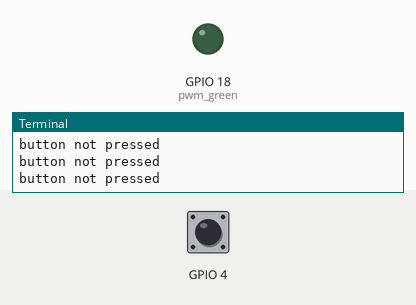
This program was run on a simulated Raspberry Pi (BCM pin numbers). Shown: output pins drawn as LEDs (lit = HIGH), the last lines printed to the terminal. Inputs (shaded band) come from the test bench; at power-on: GPIO 4 HIGH.

Above: at 1.2 s.
1.3 s: GPIO 4 pulled LOW for 0.35 s
At 2.85 s:
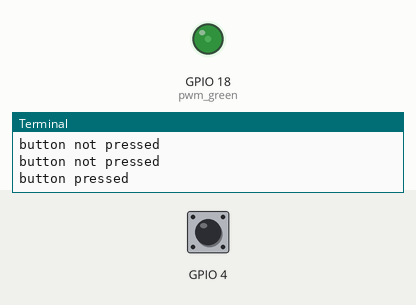
At 4.05 s:
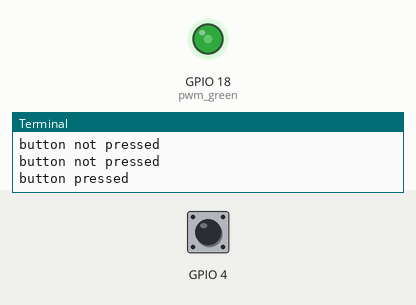
7.3 s: GPIO 4 pulled LOW for 1 s
At 15.0 s:
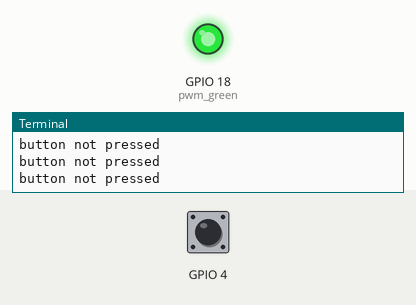
Timing chart, 0 to 16.5 s (numbered marks = the images above; inputs shaded):
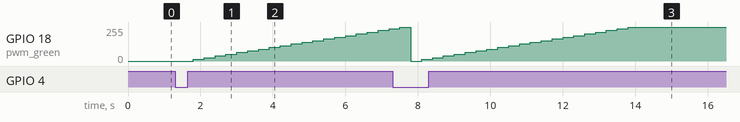

The program:

button_pwm_led.py
```python
#button_pwm_led.py

import RPi.GPIO as GPIO
from time import sleep

def main():
    GPIO.setmode(GPIO.BCM)
    GPIO.setup(18,GPIO.OUT)

    pwm_green = GPIO.PWM(18,100) # GPIO 18 permission 1/100Hz
    pwm_green.start(0) # duty cycle is 0, LED is off
    GPIO.setup(4,GPIO.IN,pull_up_down=GPIO.PUD_UP)
    # GPIO 04 is pulled high by default
    # when the button is pressed, GPIO 04 is pulled
    # down to ground
    try:
        while True:
            if GPIO.input(4) == 0:
                print("button pressed")
                for value in range(0,101,5):
                    pwm_green.ChangeDutyCycle(value)
                    # duty cycle is 100 is fully on
                    sleep(0.3)
                for value in range(100,-1,5):
                    pwm_green.ChangeDutyCycle(value)
                    sleep(0.3)
            else:
                print("button not pressed")
                sleep(0.3)
    except KeyboardInterrupt:
        print("Exiting...")
    finally:
        pwm_green.stop()
        GPIO.cleanup()

main()
```

Measured:
- after the input at 1.3 s, GPIO 18 (pwm_green): moves from 0/255 to 242/255 over 5.4 s, starting after 0.50 s
